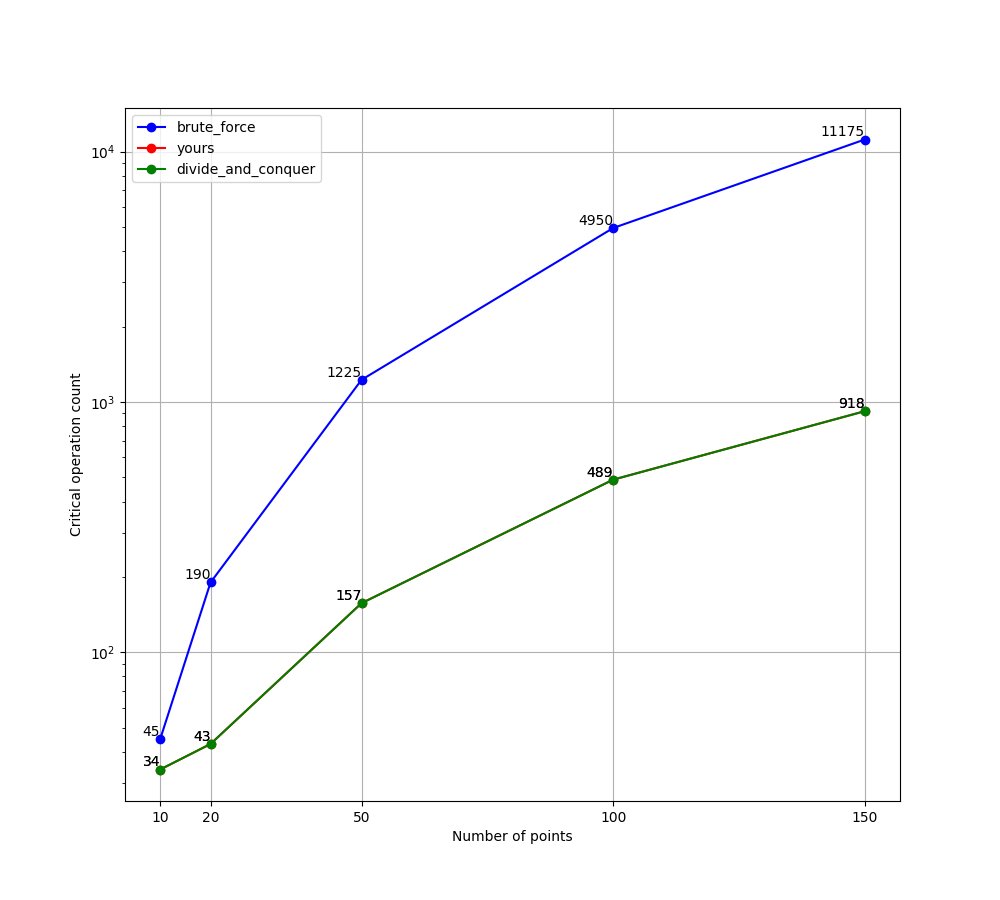

Source code (Python):
#!/usr/bin/env python3
# -*- coding: utf-8 -*-
#
# Copyright (c) 2025 Ruize Tang <tangruize97@qq.com>, Runze Wu
# <runzewu@smail.nju.edu.cn>, Peiyang He <peiyang_he@smail.nju.edu.cn>
#
# This file is a part of Disalg-ICS-NJU/algocentric.
#
# This program is free software: you can redistribute it and/or modify
# it under the terms of the GNU General Public License as published by
# the Free Software Foundation, version 3.
#
# This program is distributed in the hope that it will be useful, but
# WITHOUT ANY WARRANTY; without even the implied warranty of
# MERCHANTABILITY or FITNESS FOR A PARTICULAR PURPOSE. See the GNU
# General Public License for more details.
#
# You should have received a copy of the GNU General Public License
# along with this program. If not, see <http://www.gnu.org/licenses/>.
#

import os
import subprocess
import sys
from typing import List
from matplotlib import pyplot as plt
from closest_pairs import Point, brute_force, divide_and_conquer, closest_pairs, \
    DistanceOP  # pylint: disable=wrong-import-position, no-name-in-module # noqa
from get_input import get_input  # pylint: disable=wrong-import-position, no-name-in-module # noqa


def generate_and_get_input(num: int) -> List[Point]:
    tmp_file = "tmp"
    # 重定向标准输出到临时文件
    with open(tmp_file, "w") as f:
        subprocess.run(["python3", "generator.py", "-n", str(num)], stdout=f, text=True)
    with open(tmp_file, "r") as f:
        sys.stdin = f
        res = get_input()
    os.remove(tmp_file)
    return res


if __name__ == '__main__':
    n_to_test = [10, 20, 50, 100, 150]
    results = {"brute_force": [], "yours": [], "divide_and_conquer": []}
    for n in n_to_test:
        x = generate_and_get_input(n)
        results["brute_force"].append(brute_force(x, DistanceOP())[1])
        results["yours"].append(closest_pairs(x)[1])
        results["divide_and_conquer"].append(divide_and_conquer(x)[1])

    # 折线图
    plt.figure(figsize=(10, 9))
    for algo, color in zip(results.keys(), ['b', 'r', 'g']):
        plt.plot(n_to_test, results[algo], marker='o', label=algo, color=color)
        for i, txt in enumerate(results[algo]):
            plt.text(n_to_test[i], results[algo][i], str(txt), ha='right', va='bottom')

    plt.xlabel("Number of points")
    plt.ylabel("Critical operation count")
    plt.xticks(n_to_test)  # 只显示 n_to_test 作为横坐标刻度
    plt.yscale('log')  # 使用对数尺度, 避免左下方点重合
    plt.legend()
    plt.grid(True)
    plt.show()
